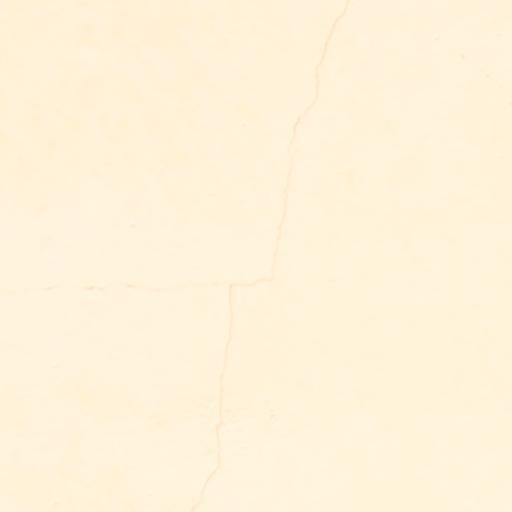
#> input picture data/cubit_seg_normalized/images/IMG_6877_14.jpg, 512 x 512 px
$ python -i crack_dsp.py   (imports and definitions only)
#> lines starting #> are read from the running program, lines starting #| are printed output that depends on the picture; after the words box and inside, x2 and y2 are one past the last pixel; in counts of white or black regions, pixels touching at a corner belong together
"""Digital Signal Processing (DSP) Structural Defect & Ridge Analysis Engine.

Implements high-frequency structural feature extraction:
- Multi-Scale Hessian Ridge Detector (Frangi Vesselness): Invariant to surface illumination gradients
- Centerline Skeleton Graph: Traces 1-pixel medial trajectory, extracts crack endpoints (tips) and junctions
- Tortuosity & Path Roughness: Distinguishes planar shear fractures (T ~ 1.0) from stepped masonry or shrinkage map cracking (T > 1.3)
- Aperture Profile: Min, mean, p95 (peak serviceability opening), and max aperture via Euclidean Distance Transform
- Candidate Salience Proposer: Autonomous detection of high-contrast linear discontinuities

Pure, deterministic math implemented using NumPy and SciPy.
"""

from __future__ import annotations

import math
from dataclasses import asdict, dataclass
from typing import Any

import numpy as np
from scipy import ndimage


@dataclass(frozen=True)
class SkeletonMetrics:
    length_px: float
    chord_length_px: float
    tortuosity: float
    endpoints: list[tuple[int, int]]
    junctions: list[tuple[int, int]]
    pixel_count: int

    # [9 lines left out: function to_dict, not called in this run]


@dataclass(frozen=True)
class ApertureDistribution:
    min_width_px: float
    mean_width_px: float
    p95_width_px: float
    max_width_px: float
    estimated_mean_mm: float | None = None
    estimated_p95_mm: float | None = None
    estimated_max_mm: float | None = None

    def to_dict(self) -> dict[str, Any]:
        return asdict(self)


def compute_frangi_vesselness(
    image_gray: np.ndarray,
    scales: tuple[float, ...] = (1.2, 2.5, 4.0),
    beta: float = 0.5,
    c_ratio: float = 0.08,
) -> np.ndarray:
    """Compute multi-scale Hessian ridge detector (Frangi vesselness).

    Highlights curvilinear dark features (cracks) against lighter textured walls.
    Returns normalized salience map in [0.0, 1.0].
    """
    if image_gray.ndim != 2:
        raise ValueError("image_gray must be a 2D array")

    arr = image_gray.astype(np.float32)
    if arr.max() > 1.0:
        arr = arr / 255.0

    vesselness_max = np.zeros_like(arr)

    for sigma in scales:
        # Second-order Gaussian derivative convolutions
        Ixx = ndimage.gaussian_filter(arr, sigma, order=(0, 2))
        Iyy = ndimage.gaussian_filter(arr, sigma, order=(2, 0))
        Ixy = ndimage.gaussian_filter(arr, sigma, order=(1, 1))

        # Analytical 2D eigensystem solution
        trace = Ixx + Iyy
        det = Ixx * Iyy - Ixy**2
        disc = np.maximum(0.0, trace**2 - 4.0 * det)
        sqrt_disc = np.sqrt(disc)

        l1 = 0.5 * (trace - sqrt_disc)
        l2 = 0.5 * (trace + sqrt_disc)

        # Sort eigenvalues: |e1| <= |e2|
        swap = np.abs(l1) > np.abs(l2)
        e1 = np.where(swap, l2, l1)
        e2 = np.where(swap, l1, l2)

        # Dark ridges on bright background have e2 > 0
        Rb = np.abs(e1) / (np.abs(e2) + 1e-6)
        S = np.sqrt(e1**2 + e2**2)
        c = c_ratio * float(S.max()) if S.max() > 0 else 1.0

        vessel = np.exp(-(Rb**2) / (2.0 * beta**2)) * (1.0 - np.exp(-(S**2) / (2.0 * c**2)))
        vessel = np.where(e2 > 0.0, vessel, 0.0)

        vesselness_max = np.maximum(vesselness_max, vessel)

    v_max = float(vesselness_max.max())
    if v_max > 0:
        vesselness_max = vesselness_max / v_max

    return vesselness_max


def extract_skeleton_topology(
    binary_mask: np.ndarray,
) -> SkeletonMetrics:
    """Extract 1-pixel medial skeleton, endpoints, junctions, and tortuosity."""
    if binary_mask.ndim != 2 or binary_mask.sum() == 0:
        return SkeletonMetrics(
            length_px=0.0,
            chord_length_px=0.0,
            tortuosity=1.0,
            endpoints=[],
            junctions=[],
            pixel_count=0,
        )

    # 1. Morphological thinning / distance transform skeleton
    dist = ndimage.distance_transform_edt(binary_mask)
    kernel_8 = np.array([[1, 1, 1], [1, 0, 1], [1, 1, 1]], dtype=int)

    # Local ridge maxima of distance transform
    skel = (dist > 0.5) & (dist >= ndimage.maximum_filter(dist, footprint=kernel_8) - 0.25)
    pixel_count = int(skel.sum())
    if pixel_count == 0:
        skel = binary_mask > 0
        pixel_count = int(skel.sum())

    # 2. Convolve with 8-neighbor kernel to classify topology
    neighbor_count = ndimage.convolve(skel.astype(int), kernel_8, mode="constant") * skel

    # Endpoints: 1 neighbor (or isolated 0)
    endpoints_arr = np.argwhere((neighbor_count == 1) | (neighbor_count == 0))
    # Junctions: 3 or more neighbors
    junctions_arr = np.argwhere(neighbor_count >= 3)

    endpoints = [(int(pt[1]), int(pt[0])) for pt in endpoints_arr]  # (x, y)
    junctions = [(int(pt[1]), int(pt[0])) for pt in junctions_arr]  # (x, y)

    # 3. Path arc length (approximate diagonal steps as sqrt(2))
    arc_length = float(pixel_count)

    # 4. Chord distance between dominant extremities
    if len(endpoints) >= 2:
        pts = np.array(endpoints[:30], dtype=float)
        diff = pts[:, np.newaxis, :] - pts[np.newaxis, :, :]
        dist_matrix = np.hypot(diff[:, :, 0], diff[:, :, 1])
        chord_len = float(dist_matrix.max()) if dist_matrix.size > 0 else 1.0
        chord_len = max(1.0, chord_len)
    elif len(endpoints) == 1:
        # Distance from endpoint to furthest skeleton pixel
        ep = endpoints[0]
        skel_pts = np.argwhere(skel)
        dists = np.hypot(skel_pts[:, 1] - ep[0], skel_pts[:, 0] - ep[1])
        chord_len = float(dists.max()) if len(dists) > 0 else 1.0
    else:
        skel_pts = np.argwhere(skel)
        if len(skel_pts) >= 2:
            chord_len = float(math.hypot(
                skel_pts[:, 1].max() - skel_pts[:, 1].min(),
                skel_pts[:, 0].max() - skel_pts[:, 0].min(),
            ))
        else:
            chord_len = 1.0

    tortuosity = round(arc_length / chord_len, 2) if chord_len > 0 else 1.0
    tortuosity = max(1.0, tortuosity)

    return SkeletonMetrics(
        length_px=round(arc_length, 1),
        chord_length_px=round(chord_len, 1),
        tortuosity=tortuosity,
        endpoints=endpoints[:6],  # limit to top endpoints
        junctions=junctions[:10],
        pixel_count=pixel_count,
    )


# [30 lines left out: function extract_aperture_profile, not called in this run]


@dataclass(frozen=True)
class CrackCandidateProposal:
    proposal_id: int
    box: dict[str, int]
    polygon: list[tuple[float, float]]
    salience_score: float
    energy: float
    pixel_count: int
    tortuosity: float
    aspect_ratio: float
    dominant_angle_deg: float
    is_rectilinear: bool

    # [13 lines left out: function to_dict, not called in this run]


def propose_crack_candidate_boxes(
    image_gray: np.ndarray,
    scales: tuple[float, ...] = (1.2, 2.5, 4.0),
    threshold: float = 0.15,
    max_proposals: int = 15,
    min_pixels: int = 25,
    min_energy: float = 0.0,
    pad_px: int = 8,
) -> list[CrackCandidateProposal]:
    """Generate offline crack candidate bounding proposals using Frangi Hessian ridge salience.

    Pure, deterministic classical image processing function for Phase 2 candidate generation.
    """
    if image_gray.ndim != 2:
        raise ValueError("image_gray must be a 2D array")

    h, w = image_gray.shape
    if h == 0 or w == 0:
        return []

    v = compute_frangi_vesselness(image_gray, scales=scales, beta=0.5, c_ratio=0.08)
    binary = v > threshold

    lbl, num = ndimage.label(binary)
    if num == 0:
        return []

    objects = ndimage.find_objects(lbl)
    candidates: list[CrackCandidateProposal] = []

    for idx, sl in enumerate(objects):
        comp = lbl[sl] == (idx + 1)
        px = int(comp.sum())
        if px < min_pixels:
            continue

        energy = float(v[sl][comp].sum())
        if min_energy > 0.0 and energy < min_energy:
            continue
        bw = sl[1].stop - sl[1].start
        bh = sl[0].stop - sl[0].start
        aspect = max(bw, bh) / (min(bw, bh) + 1.0)

        # Skeleton topology & tortuosity
        skel = extract_skeleton_topology(comp)
        tortuosity = skel.tortuosity
        length = max(1.0, skel.length_px)

        # Orientation estimation
        ys, xs = np.where(comp)
        if len(xs) >= 5:
            cov = np.cov(xs, ys)
            angle_rad = 0.5 * math.atan2(2 * cov[0, 1], cov[0, 0] - cov[1, 1])
            angle_deg = math.degrees(angle_rad) % 180
        else:
            angle_deg = 0.0

        is_horiz = (angle_deg <= 5.0) or (angle_deg >= 175.0)
        is_vert = abs(angle_deg - 90.0) <= 5.0
        is_rectilinear = bool((is_horiz or is_vert) and (tortuosity < 1.08))

        # Soft ranking score (rectilinear receives soft down-weighting without unconditional deletion)
        rect_mult = 0.70 if is_rectilinear else 1.0
        score = energy * (length**0.5) * rect_mult

        y0, y1 = max(0, sl[0].start - pad_px), min(h, sl[0].stop + pad_px)
        x0, x1 = max(0, sl[1].start - pad_px), min(w, sl[1].stop + pad_px)
        box = {"x0": int(x0), "y0": int(y0), "x1": int(x1), "y1": int(y1)}
        poly = [
            (float(x0), float(y0)),
            (float(x1), float(y0)),
            (float(x1), float(y1)),
            (float(x0), float(y1)),
        ]

        candidates.append(
            CrackCandidateProposal(
                proposal_id=idx,
                box=box,
                polygon=poly,
                salience_score=score,
                energy=energy,
                pixel_count=px,
                tortuosity=tortuosity,
                aspect_ratio=aspect,
                dominant_angle_deg=angle_deg,
                is_rectilinear=is_rectilinear,
            )
        )

    candidates.sort(key=lambda c: -c.salience_score)
    return candidates[:max_proposals]

>>> import cv2
>>> picture = cv2.imread('../../data/cubit_seg_normalized/images/IMG_6877_14.jpg', cv2.IMREAD_GRAYSCALE)
#> picture: shape (512, 512); min 228, max 247, mean 243.4
>>> result = propose_crack_candidate_boxes(picture)
#> the loop in compute_frangi_vesselness, `for sigma in scales:` made 3 passes
#> c on passes 1 to 3: 0.00103, 0.000216, 5.73e-05
#> pass 1, in compute_frangi_vesselness, `Ixy = ndimage.gaussian_filter(arr, sigma, order=(1, 1))`:
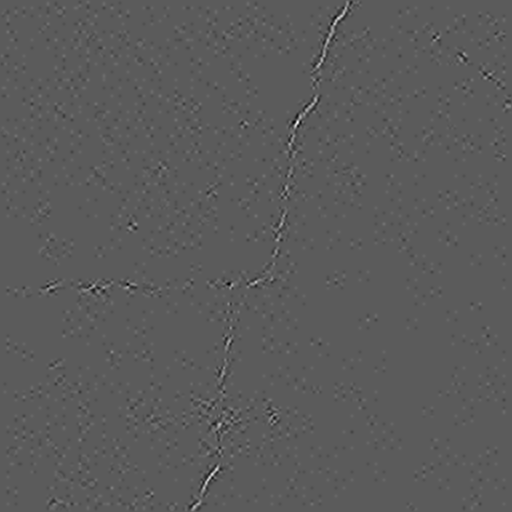
#> Ixy: shape (512, 512) float32; min -0.00344, max 0.00614, mean -2.49e-14; drawn with min black and max white
#> after the loop in compute_frangi_vesselness, `for sigma in scales:`:
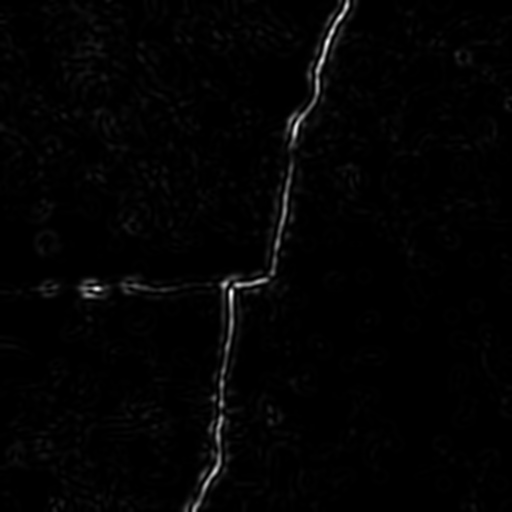
#> disc: shape (512, 512) float32; min 0, max 4.39e-07, mean 6.56e-09; drawn with min black and max white
#> after the loop in compute_frangi_vesselness, `for sigma in scales:`:
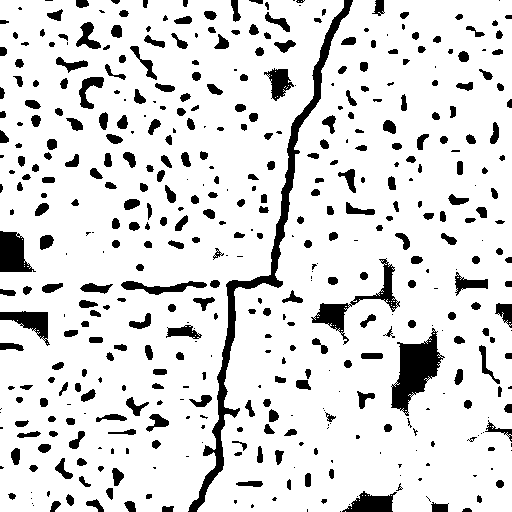
#> swap: shape (512, 512) bool; 86.6% white; 466 black regions (136 under 20 px), largest, box (x1, y1, x2, y2) and area: (188, 0, 353, 512) 4569, (391, 328, 445, 416) 2181, (311, 258, 400, 345) 1256
#> after the loop in compute_frangi_vesselness, `for sigma in scales:`:
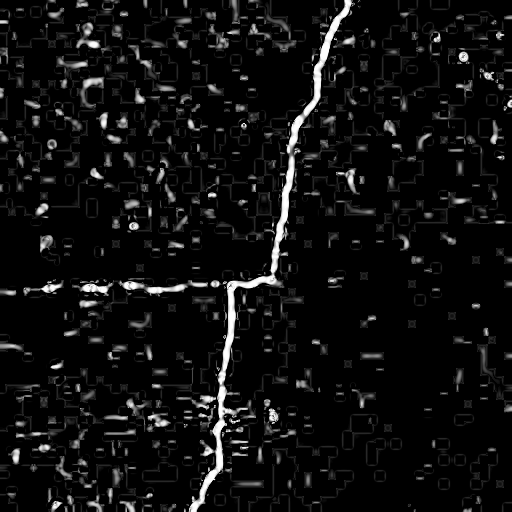
#> vesselness_max: shape (512, 512) float32; min 0, max 1, mean 0.0616
#> in compute_frangi_vesselness, `v_max = float(vesselness_max.max())`: v_max = 1
#> in propose_crack_candidate_boxes, `binary = v > threshold`:
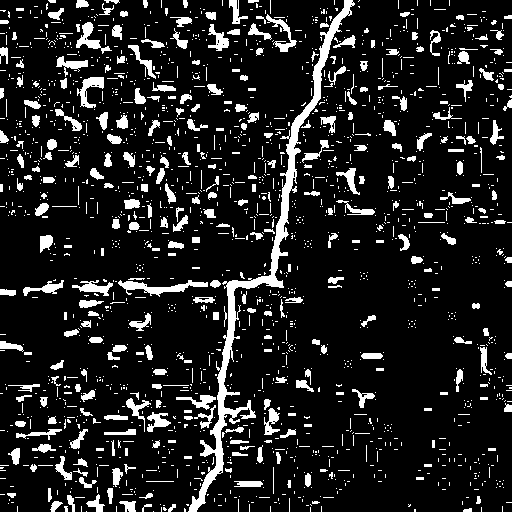
#> binary: shape (512, 512) bool; 12.7% white; 1934 white regions (1608 under 20 px), largest, box (x1, y1, x2, y2) and area: (188, 0, 355, 512) 5163, (118, 280, 208, 297) 578, (77, 77, 104, 108) 362
#> in propose_crack_candidate_boxes, `lbl, num = ndimage.label(binary)`:
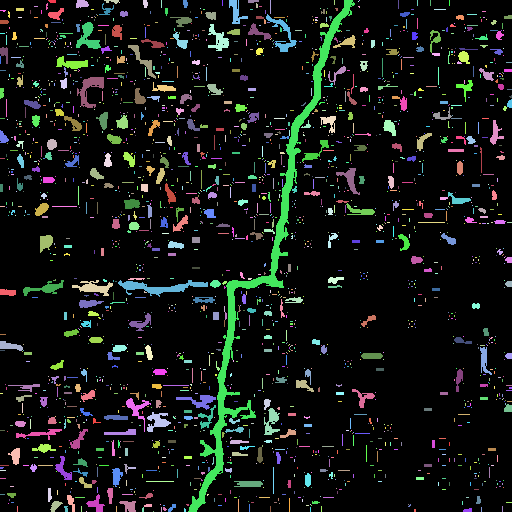
#> lbl: shape (512, 512) int32; 2128 distinct labels, from 0 to 2127; one colour per label, 0 black
#> in propose_crack_candidate_boxes, `lbl, num = ndimage.label(binary)`: num = 2127
#> in propose_crack_candidate_boxes, `objects = ndimage.find_objects(lbl)`: objects = 2127 items
#> the loop in propose_crack_candidate_boxes, `for idx, sl in enumerate(objects):` made 2127 passes
#> (px, energy, bw, bh, aspect, junctions_arr in extract_skeleton_topology, junctions in extract_skeleton_topology) on pass 27: (99, 40.69, 16, 12, 1.23, [[6, 3], [6, 4], [7, 3], [7, 4]], [(3, 6), (4, 6), (3, 7), (4, 7)])
#> (px, energy, bw, bh, aspect, junctions in extract_skeleton_topology, arc_length in extract_skeleton_topology) on passes 44, 51: (40, 17.51, 8, 6, 1.14, [(5, 2), (6, 2), (7, 2), (5, 3), (6, 3), (7, 3)], 12), (37, 13.21, 10, 5, 1.67, [(2, 2), (3, 2), (4, 2), (3, 3), (4, 3), (3, 4), (4, 4)], 13)
#> pass 3, in extract_skeleton_topology (call 2), `dist_matrix = np.hypot(diff[:, :, 0], diff[:, :, 1])`:
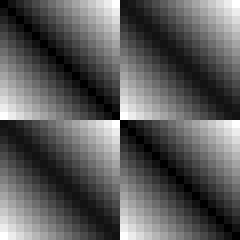
#> dist_matrix: shape (30, 30) float64 (shown 8 times larger); min 0, max 14.04, mean 5.08; drawn with min black and max white

$ run again, on data/cubit_seg_normalized/images/IMG_6877_17.jpg
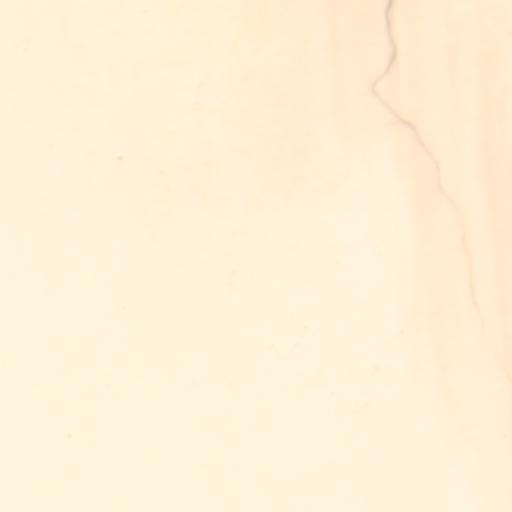
#> input picture data/cubit_seg_normalized/images/IMG_6877_17.jpg, 512 x 512 px
#> the loop in compute_frangi_vesselness, `for sigma in scales:` made 3 passes
#> c on passes 1 to 3: 0.00154, 0.000527, 0.000214
#> after the loop in compute_frangi_vesselness, `for sigma in scales:`:
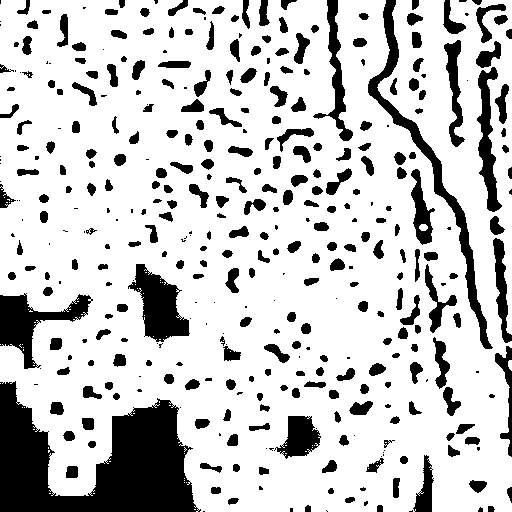
#> swap: shape (512, 512) bool; 78.7% white; 385 black regions (103 under 20 px), largest, box (x1, y1, x2, y2) and area: (0, 381, 201, 512) 14352, (368, 0, 493, 349) 3482, (0, 293, 93, 369) 2543
#> v_max = 1
#> binary: shape (512, 512) bool; 5.2% white; 636 white regions (518 under 20 px), largest, box (x1, y1, x2, y2) and area: (368, 0, 488, 347) 3264, (481, 120, 503, 212) 581, (445, 34, 461, 89) 310
#> lbl: shape (512, 512) int32; 781 distinct labels, from 0 to 780
#> num = 780
#> objects = 780 items
#> the loop in propose_crack_candidate_boxes, `for idx, sl in enumerate(objects):` made 780 passes
#> (px, energy, bw, bh, aspect, junctions_arr in extract_skeleton_topology, junctions in extract_skeleton_topology) on passes 10, 18: (33, 9.09, 10, 8, 1.11, [[3, 6], [5, 2], [5, 3], [6, 2]], [(6, 3), (2, 5), (3, 5), (2, 6)]), (91, 20.74, 7, 28, 3.5, [[24, 3], [25, 3], [25, 4], [26, 4]], [(3, 24), (3, 25), (4, 25), (4, 26)])
#> pass 3, in extract_skeleton_topology, `dist_matrix = np.hypot(diff[:, :, 0], diff[:, :, 1])`:
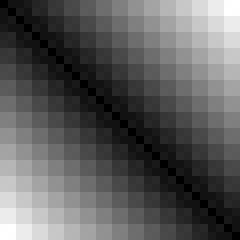
#> dist_matrix: shape (30, 30) float64 (shown 8 times larger); min 0, max 14.04, mean 5.08; drawn with min black and max white

$ run again, on data/cubit_seg_normalized/images/IMG_6877_39.jpg
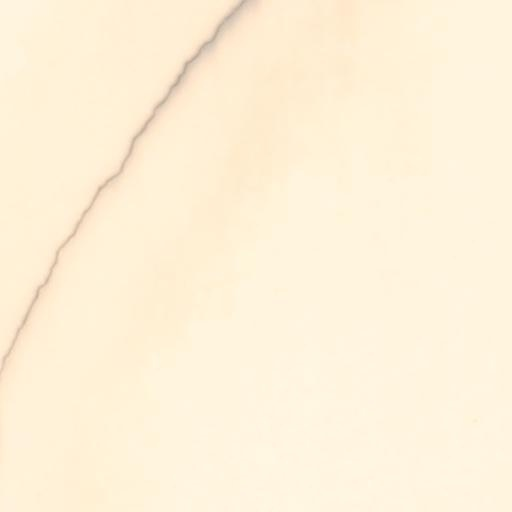
#> input picture data/cubit_seg_normalized/images/IMG_6877_39.jpg, 512 x 512 px
#> the loop in compute_frangi_vesselness, `for sigma in scales:` made 3 passes
#> c on passes 1 to 3: 0.00309, 0.000876, 0.00038
#> after the loop in compute_frangi_vesselness, `for sigma in scales:`:
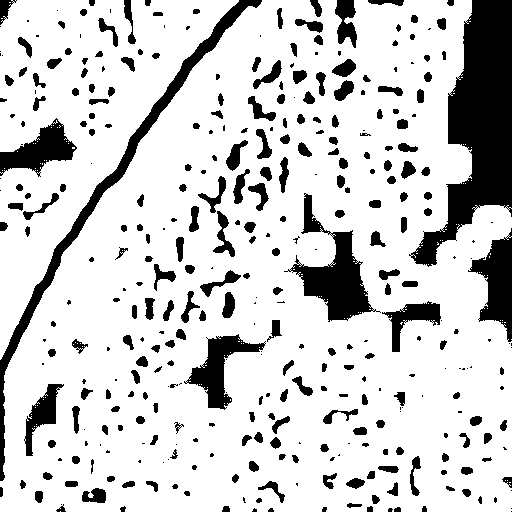
#> swap: shape (512, 512) bool; 81% white; 372 black regions (118 under 20 px), largest, box (x1, y1, x2, y2) and area: (409, 0, 512, 267) 12200, (0, 0, 262, 481) 4955, (284, 193, 381, 322) 3919
#> v_max = 1
#> binary: shape (512, 512) bool; 1.8% white; 60 white regions (58 under 20 px), largest, box (x1, y1, x2, y2) and area: (0, 0, 262, 466) 4640, (472, 418, 478, 424) 25
#> lbl: shape (512, 512) int32; 68 distinct labels, from 0 to 67
#> num = 67
#> objects = 67 items
#> the loop in propose_crack_candidate_boxes, `for idx, sl in enumerate(objects):` made 67 passes
#> (px, energy, bw, bh, aspect, kernel_8 in extract_skeleton_topology, junctions in extract_skeleton_topology) on pass 59: (25, 8.07, 6, 6, 0.857, [[1, 1, 1], [1, 0, 1], [1, 1, 1]], [(2, 2), (3, 2), (4, 2), (1, 3), (2, 3), (3, 3)])
#> pass 2, in extract_skeleton_topology, `skel = (dist > 0.5) & (dist >= ndimage.maximum_filter(dist, footprint=..`:
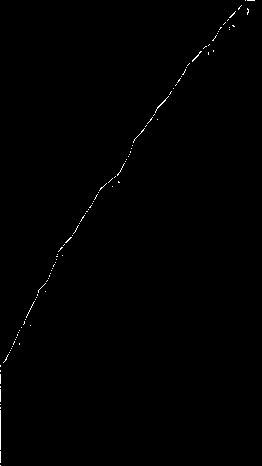
#> skel: shape (466, 262) bool; 0.36% white in thin lines or dots
#> after the loop in propose_crack_candidate_boxes, `for idx, sl in enumerate(objects):`: candidates = 2 items

$ run again, on data/cubit_seg_normalized/images/IMG_6877_88.jpg
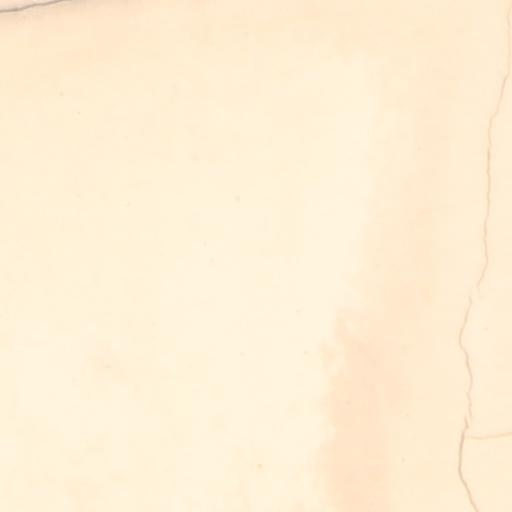
#> input picture data/cubit_seg_normalized/images/IMG_6877_88.jpg, 512 x 512 px
#> the loop in compute_frangi_vesselness, `for sigma in scales:` made 3 passes
#> c on passes 1 to 3: 0.00338, 0.000885, 0.000301
#> v_max = 1
#> binary: shape (512, 512) bool; 2.8% white; 151 white regions (119 under 20 px), largest, box (x1, y1, x2, y2) and area: (456, 290, 512, 512) 2046, (475, 0, 512, 299) 2026, (0, 0, 144, 16) 873
#> lbl: shape (512, 512) int32; 169 distinct labels, from 0 to 168
#> num = 168
#> objects = 168 items
#> the loop in propose_crack_candidate_boxes, `for idx, sl in enumerate(objects):` made 168 passes
#> (px, energy, bw, bh, aspect, junctions_arr in extract_skeleton_topology, junctions in extract_skeleton_topology) on pass 18: (25, 7.81, 7, 7, 0.875, [[2, 3], [2, 4], [3, 3], [3, 4]], [(3, 2), (4, 2), (3, 3), (4, 3)])
#> pass 2, in extract_skeleton_topology (call 2), `dist_matrix = np.hypot(diff[:, :, 0], diff[:, :, 1])`:
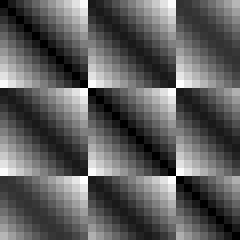
#> dist_matrix: shape (30, 30) float64 (shown 8 times larger); min 0, max 10.2, mean 3.75; drawn with min black and max white
#> after the loop in propose_crack_candidate_boxes, `for idx, sl in enumerate(objects):`: candidates = 23 items
#> result = 15 items
